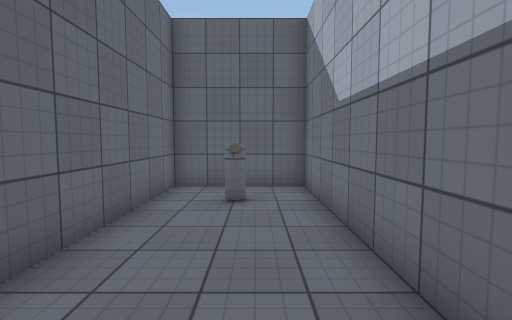
View 1 (above)

14 first-person views from a walk through a Unity game level. The camera is 1.4 m above the floor, tilts 4° down and sees 85° across. Doors are open. The floor is counted in squares, 1 m on a side. Each view is taken from the middle of a square. On the plan, view 1 faces up. The plan holds only what a view shows up to about 14 squares ahead; the rest is blank. The place goes on beyond the plan. The player is left out. Surface patterns are stand-ins for the level's own textures.

View 2
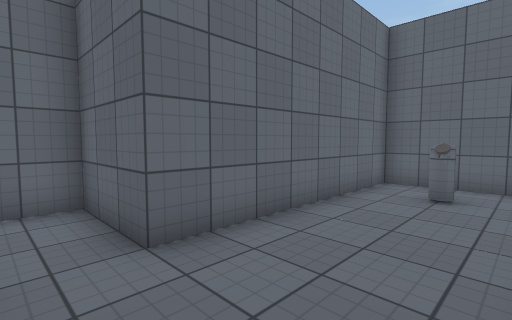

View 3
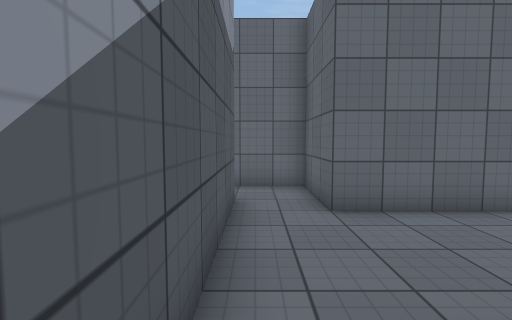

View 4
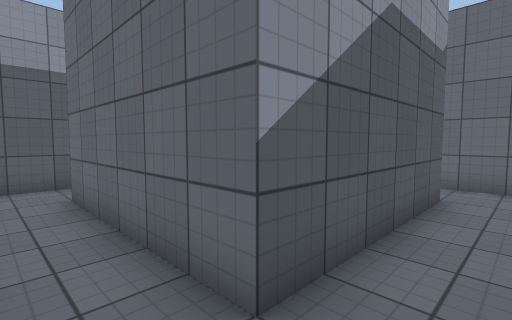

View 5
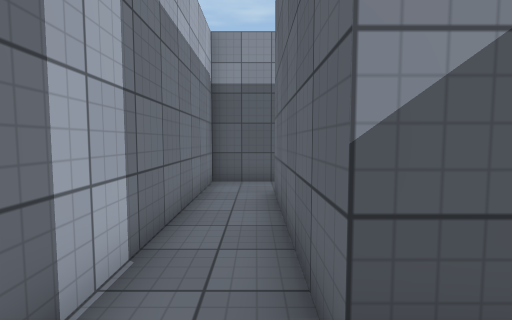

View 6
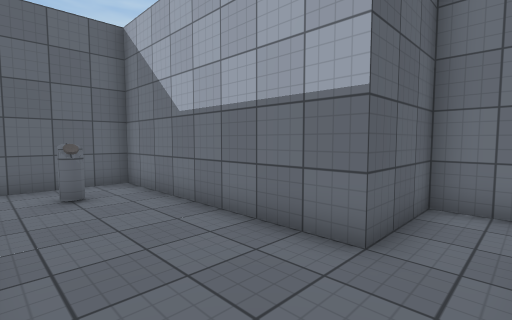

View 7
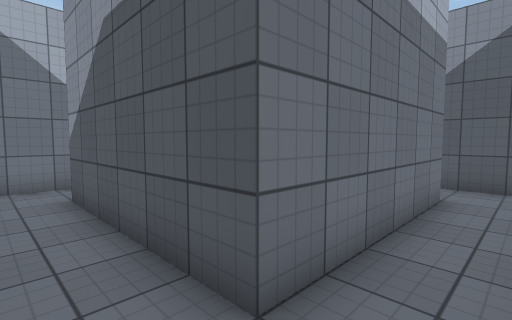

View 8
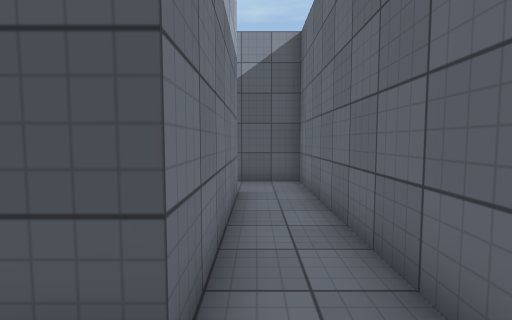

View 9
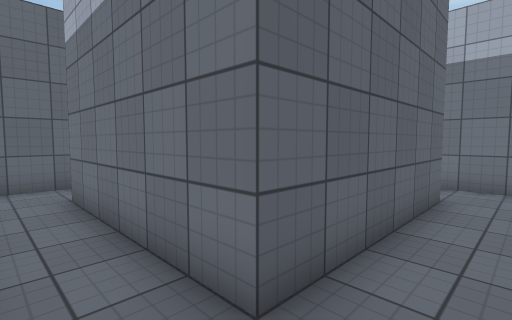

View 10
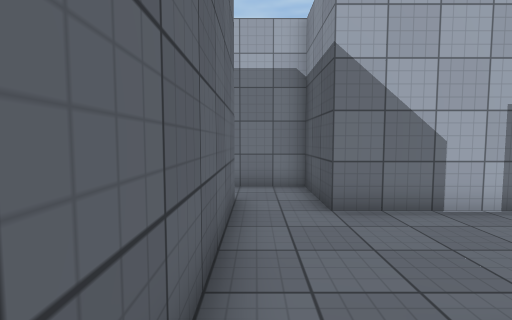

View 11
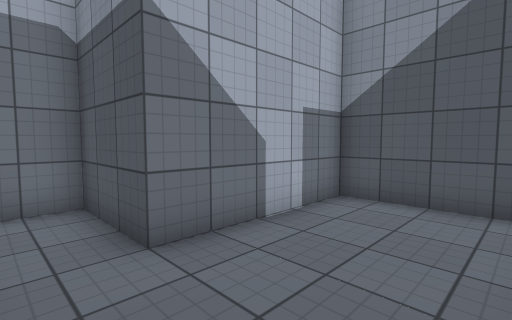

View 12
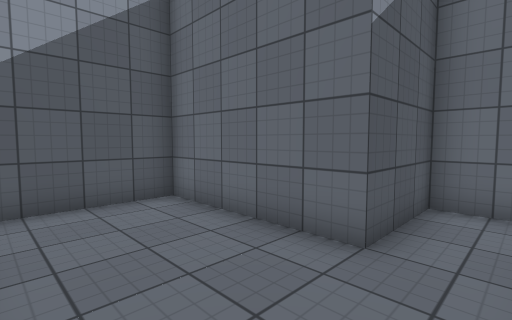

View 13
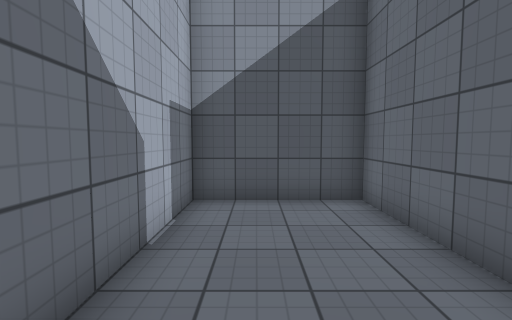

View 14
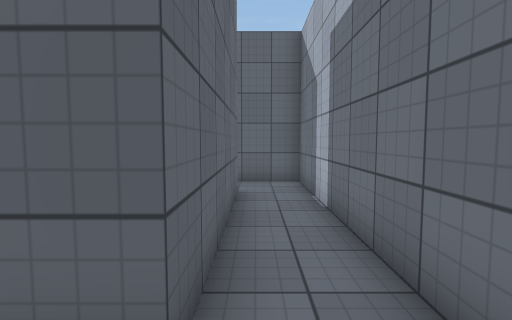

### Floor plan
Points are (right, up) in squares from view 1. A wall is a line through its corners. A room is listed if a view was taken in it or the views show most of it. See-through windows are left out.
Room 1 (views 1, 2, 6)
walls: (1.5, 0.5) (1.5, 8.5) (-2.5, 8.5) (-2.5, 0.5) (-3.5, 0.5); (-3.5, -1.5) (1.5, -1.5)
ways out: opening at (2, -0.5) to room 2; opening at (-3, -0.5) to room 3
objects: other object (0, 7)
Room 2 (views 3, 4, 5, 14)
walls: (1.5, -1.5) (2.5, -1.5) (2.5, -7.5) (1.5, -7.5); (1.5, -9.5) (4.5, -9.5) (4.5, 0.5) (1.5, 0.5)
ways out: opening at (2, -0.5) to room 1; opening at (2, -8.5) to room 4
Room 3 (views 7, 8, 9, 10)
walls: (-3.5, -7.5) (-3.5, -1.5); (-3.5, 0.5) (-5.5, 0.5) (-5.5, -9.5) (-3.5, -9.5)
ways out: opening at (-3, -0.5) to room 1; opening at (-3, -8.5) to room 4
Room 4 (views 11, 12, 13)
walls: (-3.5, -9.5) (-2.5, -9.5) (-2.5, -14.5) (1.5, -14.5) (1.5, -9.5); (1.5, -7.5) (-3.5, -7.5)
ways out: opening at (2, -8.5) to room 2; opening at (-3, -8.5) to room 3

Where each view was taken, in squares from view 1:
view 1: 0 up, 0 right, facing up
view 2: 1 down, 1 right, facing up-left
view 3: 1 down, 3 right, facing left
view 4: 0 up, 4 right, facing down-left
view 5: 0 up, 3 right, facing down
view 6: 1 down, 2 left, facing up-right
view 7: 0 up, 5 left, facing down-right
view 8: 0 up, 4 left, facing down
view 9: 9 down, 5 left, facing up-right
view 10: 8 down, 4 left, facing right
view 11: 8 down, 2 left, facing down-right
view 12: 8 down, 1 right, facing down-left
view 13: 8 down, 0 right, facing down
view 14: 9 down, 3 right, facing up
